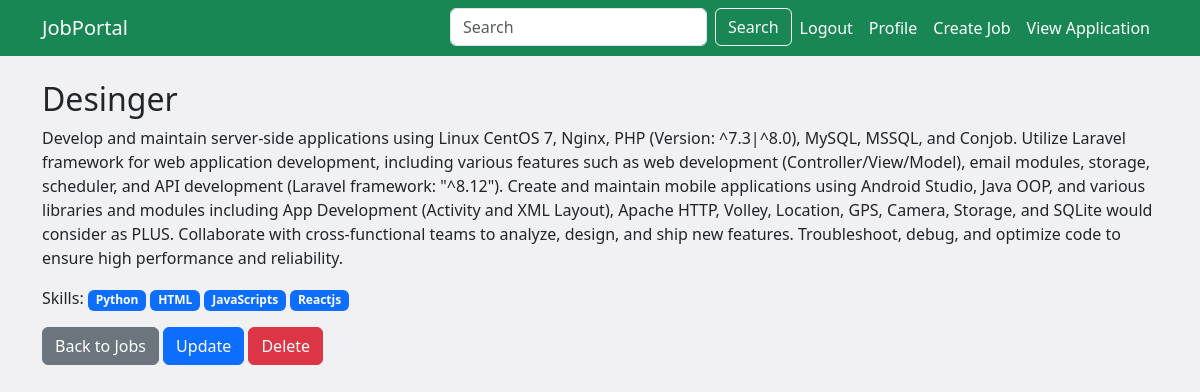
Before: /details/5 (signed in) with the older database file.
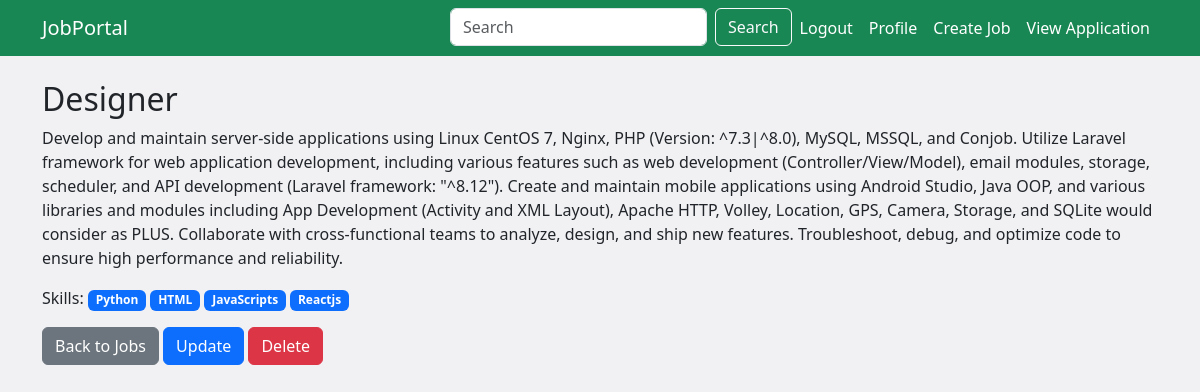
After: the same page with the newer database file.
### app/models.py (models this page shows, shortened)
class JobPost(models.Model):
    recruiter = models.ForeignKey(CustomUser, on_delete=models.CASCADE)
    title = models.CharField(max_length=255)
    openings = models.PositiveIntegerField()
    category = models.ForeignKey(Category, on_delete=models.CASCADE)
    description = models.TextField()
    skill_set = models.ManyToManyField(Skills)
    posted_at = models.DateTimeField(auto_now_add=True)
    updated_at = models.DateTimeField(auto_now=True)

### app/views.py (the view)
# urls.py: path('details/<int:id>', views.job_details, name="job_details"),
@login_required(login_url='login')
def job_details(request,id):
    job = get_object_or_404(JobPost, id=id)
    return render(request,"jobdetails.html",{'job':job})

### app/templates/jobdetails.html (shortened to what this page needs)
{% extends 'base.html' %}
{% block content %}
    <div class="container mt-4">
        <h2>{{ job.title }}</h2>
        <p>{{ job.description }}</p>
        <div class="skills-badges">Skills:
            {% for skill in job.skill_set.all %}
                <p class="badge bg-primary">{{ skill.title }}</p>
            {% endfor %}
        </div>
        <a href="{% url 'job_list' %}" class="btn btn-secondary">Back to Jobs</a>
        {% if user.is_authenticated and user.user_type == 'recruiter' %}
        <a href="{% url 'job_update' id=job.id %}" class="btn btn-primary">Update</a>
        <a href="{% url 'delete_job' id=job.id %}" class="btn btn-danger">Delete</a>
        {% endif %}
    </div>
{% endblock %}

Changed rows visible on the page:
changed JobPost: title "Desinger" → "Designer"
